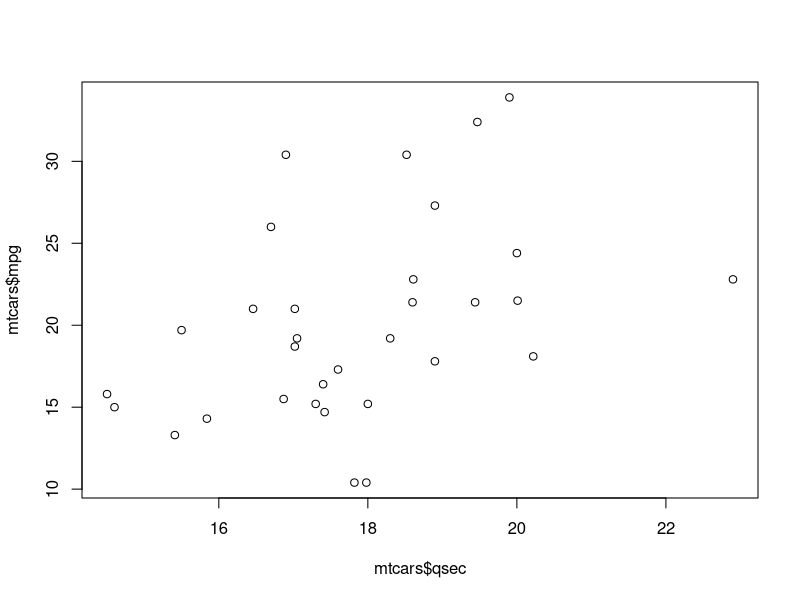

This chart was generated by the following R code: (Note: this script raises an error after producing the figure.)
data(mtcars)
summary(mtcars)
?mtcars
mtcars$am <- factor(mtcars$am)
mtcars$vs <- factor(mtcars$vs)
plot(mtcars$qsec, mtcars$mpg)
fitlm <- lm(mpg~., data=mtcars)
coef(fitlm)
confint(fitlm2)
n <- which(abs(hatvalues(fitlm) - summary(hatvalues(fitlm))[6]) < .01)
fitlm2 <- lm(mpg ~., data=mtcars[-n,])
fitglm <- glm(mpg~., data=mtcars, family = gaussian)
plot(predict(fitglm), resid(fitglm))
par(mfrow= c(2,2))
for (i in 2:dim(mtcars)[2]){
        plot(mtcars[,i], mtcars$mpg, xlab=names(mtcars)[i],
             ylab ="MPG")
}
hist(mtcars$mpg)
plot(fitlm)
summary(hatvalues(fitlm))

l <- list()
for (i in 2:dim(mtcars)[2]){
        formula <- paste("mpg", "~","+am+", paste(sapply(2:i, function(j) names(mtcars)[j]), collapse = "+"))       
        l[i] <- lm(formula, data = mtcars)
}
anova(sapply(1:length(l), function(i) l[[i]]))
anova(l[1], l[2])

library(caret)
corMatrix <- cor(mtcars[,- c(1,8,9)])
library(car)
vif(fitlm2)
highlyCorrelated <- findCorrelation(corMatrix, cutoff = .8)
newdata <- mtcars[, -(highlyCorrelated+1)]
fitlm <- lm(paste("mpg~",paste(sapply(3:ncol(mtcars), function(j) names(mtcars)[j]), collapse = "+")), data=mtcars)
fitlm2 <- lm(mpg ~., data=newdata)
coef(fitlm2)
confint(fitlm2, level = .8)


lm <- train(mpg ~ . , method="lm",  data=newdata)
lm
coef(lm$finalModel)
confint(lm$finalModel)

t.test(mtcars$mpg[mtcars$am == 0], mtcars$mpg[mtcars$am == 1], paired = F)
